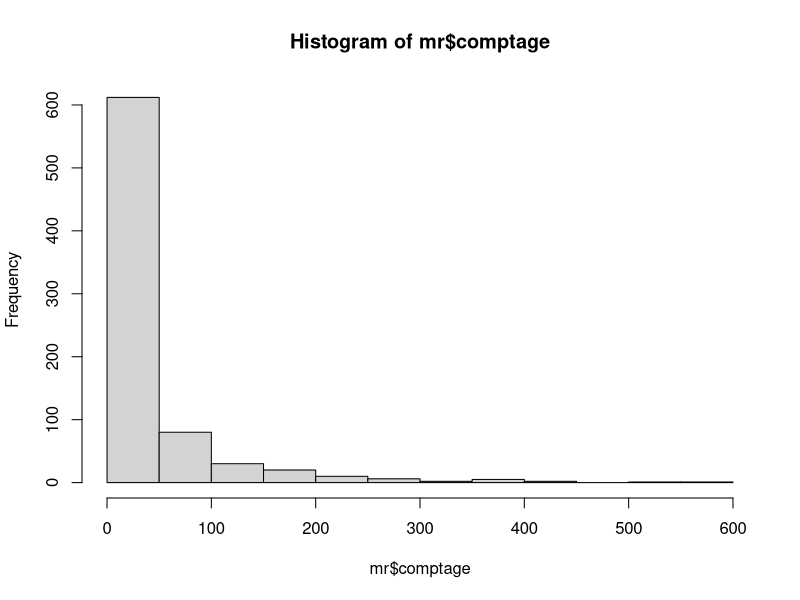
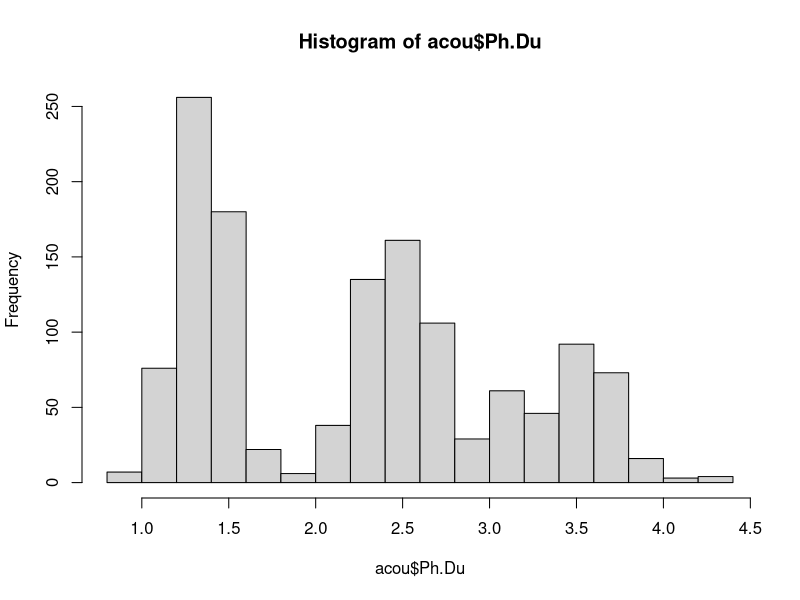
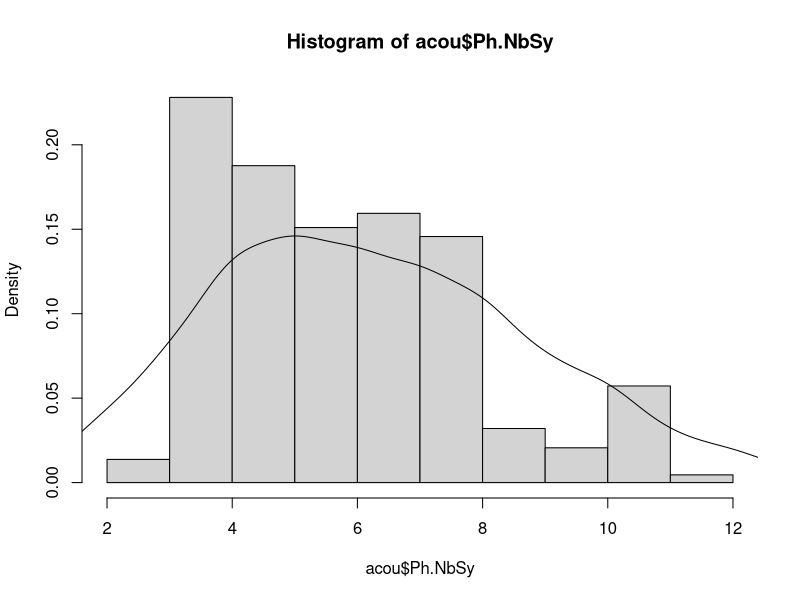
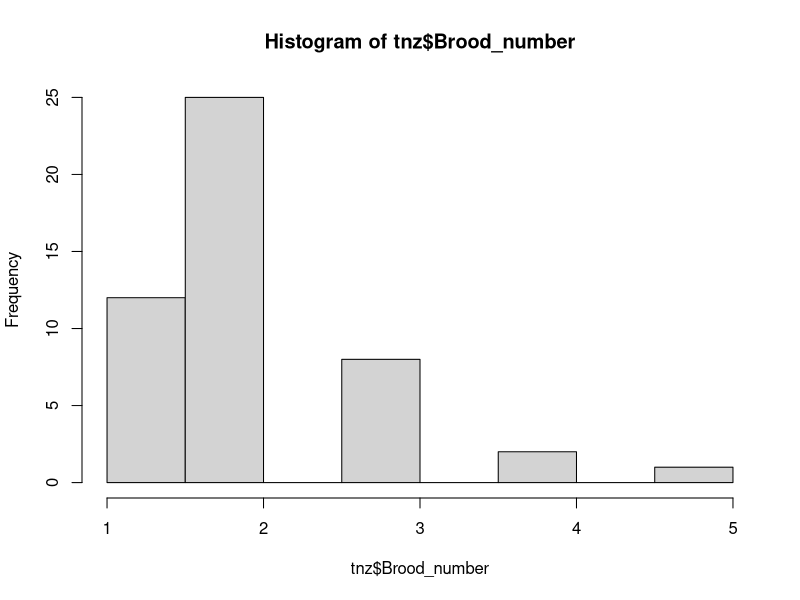
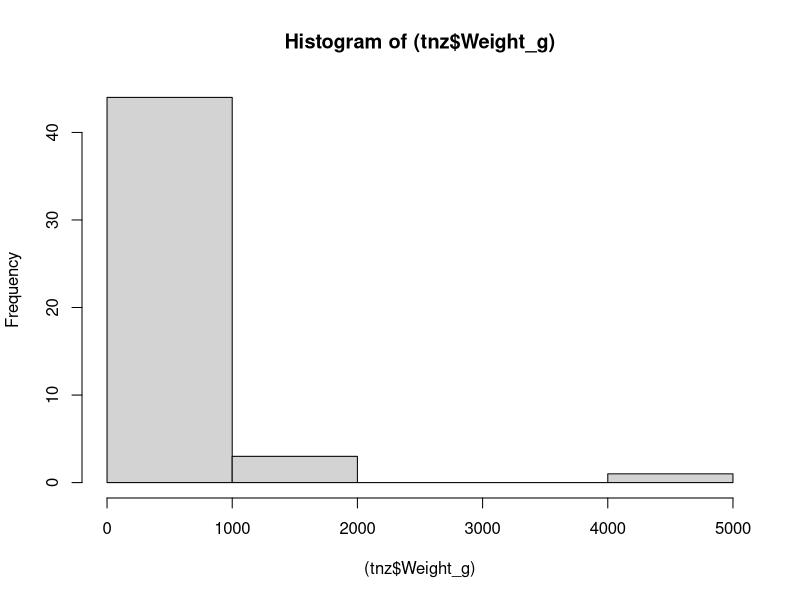
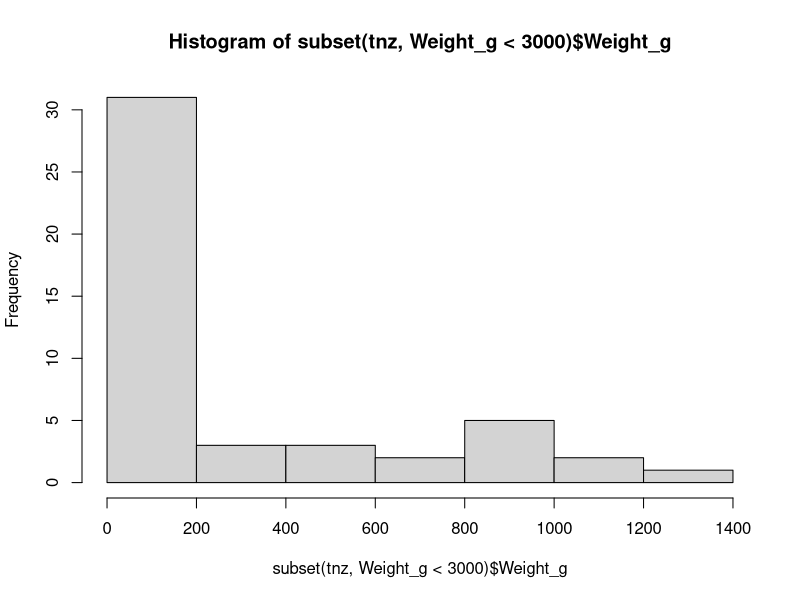
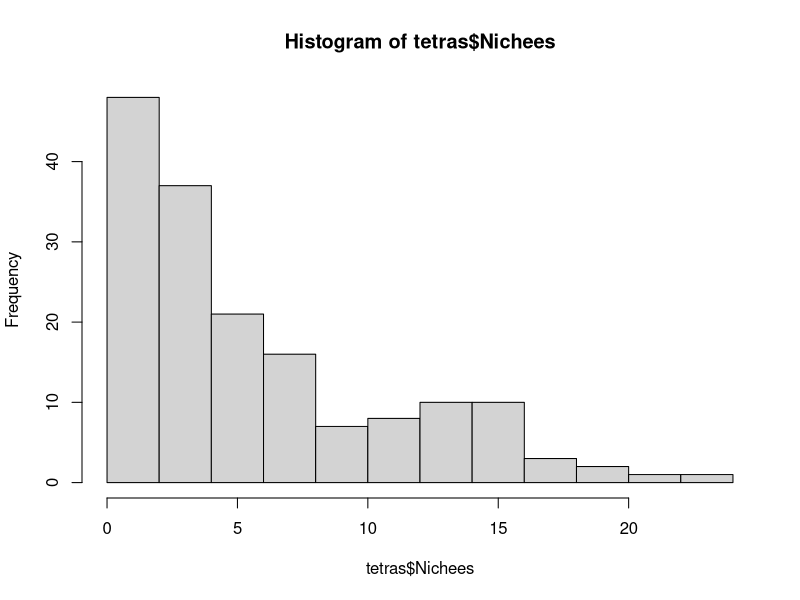
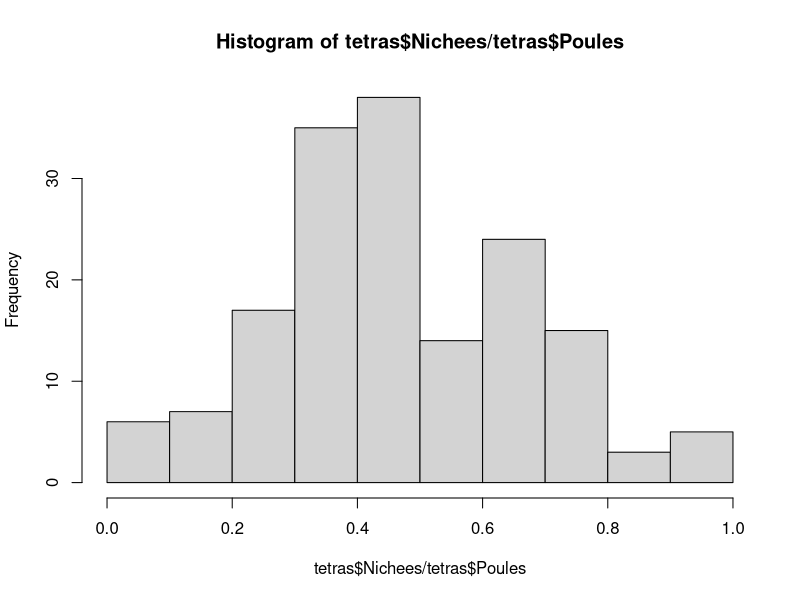

R code for these plots, in order:
#-----------------------------------------------#
#### Certificat en analyse de données - EPHE ####
#               version 2025                    #
#       séquence pratique du mardi :            #
#       distributions de variables              #
#-----------------------------------------------#

# Exemple 1

mr <- read.table("donnees/mouette_rieuse_hyeres.txt",
                 header = T,
                 sep = "\t")

hist(mr$comptage)

# Exemple 2

acou <- read.csv2("donnees/petrel_acoustique.csv", dec = ".")

hist(acou$Ph.Du)

hist(acou$Ph.NbSy, freq = F)
lines(density(rpois(1000, 6.252479)))

# Exemple 3

tnz <- read.csv2("donnees/traits_oiseaux_NZ.csv", dec = ",")

hist(tnz$Brood_number)
hist((tnz$Weight_g))

hist(subset(tnz, Weight_g < 3000)$Weight_g)

# Exemple 4

tetras <- read.table("donnees/tetras_lyre.txt", header = T, sep = "\t")

hist(tetras$Nichees)
hist(tetras$Nichees / tetras$Poules)

# Exemple 5

bal <- read.table("donnees/baleines.txt", header = T, sep = "\t")
hist(bal$time_z12)
hist(bal$time_z12[bal$time_z12 > 0])

# Exemple 7

bourgeons <- read.table("donnees/phenologie_arbres.txt", header = T, sep = "\t")
hist(bourgeons$bmean)
